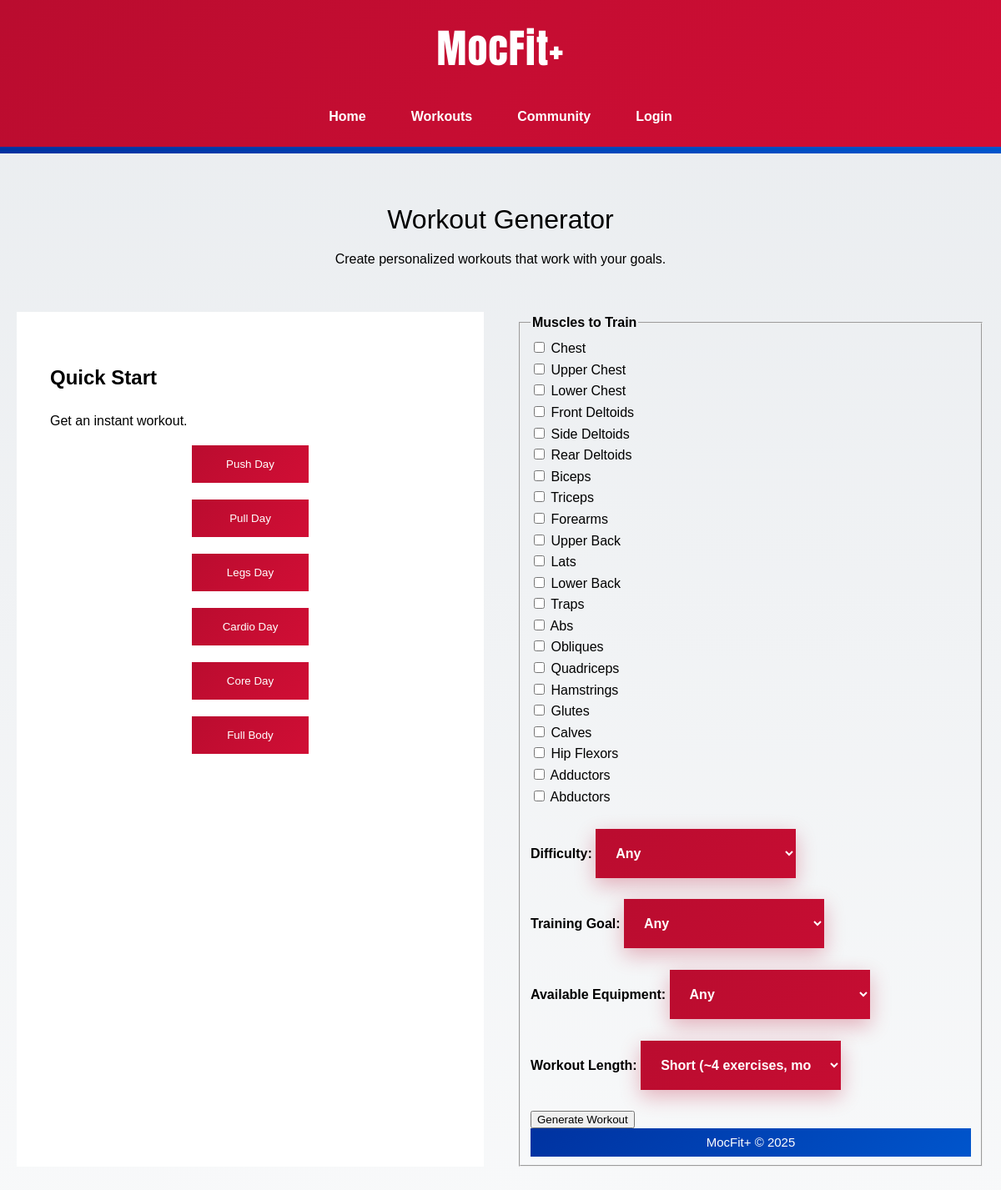
The page /workouts/ on the database its author committed.
### workouts/models.py (models this page shows, shortened)
class MuscleGroup(models.Model):
    name = models.CharField(max_length = 50, unique = True)

### workouts/views.py (the view)
# urls.py: path("", views.workout_generator_page, name = "workout_generator_page"),
def workout_generator_page(request):
    categories = MuscleGroupCategory.objects.all()
    goals = Goal.objects.all()
    equipment = Equipment.objects.all()
    muscles = MuscleGroup.objects.all()
    context = {"categories": categories, "goals": goals, "equipment": equipment, "muscles": muscles}
    return render(request, "workouts/workout_generator_page.html", context)

### workouts/templates/workouts/workout_generator_page.html (shortened to what this page needs)
<html lang="en">
<head>
      {% load static %}
    <link rel="stylesheet" href="{% static '/workouts/style.css' %}">
</head>
<body>
  <nav class="navbar">
        <div class="container">
            <div class="navbar-header"><a href="">MocFit+</a></div>
            <ul class="navbar-links">
                <li class="item"><a href="/">Home</a></li>
                <li class="item"><a href="/workouts/">Workouts</a></li>
                <li class="item"><a href="/community">Community</a></li>
                <li class="item"><a href="/accounts/">Login</a></li>
            </ul>
        </div>
    </nav>
    <div class="sm-container-blue"></div>
      <div class="page-container">
<div class="page-header">
    <h1>Workout Generator</h1>
    <p>Create personalized workouts that work with your goals.</p>
</div>
     <div class="generator-grid">
        <div class="generator-card">
            <h2>Quick Start</h2>
            <p>Get an instant workout.</p>
                <form method="post" action="/workout_generator/">
                    <div class="generator-buttons">
                        <button type="submit" name="category" value="Push" class="generator-btn">Push Day</button>
                        <button type="submit" name="category" value="Pull" class="generator-btn">Pull Day</button>
                        <button type="submit" name="category" value="Legs" class="generator-btn">Legs Day</button>
                        <button type="submit" name="category" value="Cardio" class="generator-btn">Cardio Day</button>
                        <button type="submit" name="category" value="Core" class="generator-btn">Core Day</button>
                        <button type="submit" name="category" value="Full Body" class="generator-btn">Full Body</button>
                    </div>
                </form>
        </div>
    <fieldset>
        <legend><b>Muscles to Train</b></legend>
        {% for m in muscles %}
            <label>
                <input type="checkbox" name="muscles" value="{{ m.name }}">
                {{ m.name }}
            </label><br>
        {% endfor %}
        <br>
    <label for="difficulty"><b>Difficulty:</b></label>
    <select id="difficulty" name="difficulty">
        <option value="">Any</option>
    </select>
    <br><br>
    <label for="goal"><b>Training Goal:</b></label>
    <select id="goal" name="goal">
        <option value="">Any</option>
    </select>
    <br><br>
    <label for="equipment"><b>Available Equipment:</b></label>
    <select id="equipment" name="equipment">
        <option value="">Any</option>
    </select>
    <br><br>
    <label for="length"><b>Workout Length:</b></label>
    <select id="length" name="length">
        <option value="short">Short (~4 exercises, mostly compound)</option>
    </select>
    <br><br>
      <button type="submit">Generate Workout</button>
    <footer>
        <p>MocFit+ © 2025</p>
    </footer>
</body>
</html>

### workouts/static/workouts/style.css (style rules this page uses)
body { font-family: Verdana, Geneva, Tahoma, sans-serif; margin: 0px; padding: 0px; line-height: 1.6; background: linear-gradient(1deg, #f8f9fa 0%, #e9ecef 100%); }
h1 { font-size: 2rem; font-weight: normal; margin: 0px; padding: 20px 0 0 0; line-height: 1.2; text-align:center; color:black; }
.navbar { background: linear-gradient(135deg, #ba0c2f, #d10e35); position: relative; top: 0; z-index: 100; height: 176px; }
.navbar .container { display: flex; flex-direction: column; justify-content: space-between; align-items: center; justify-content: center; padding: 20px 40px; }
.navbar .navbar-header { font-family: "Anton"; font-size: 3rem; letter-spacing: 1px; padding-bottom: 20px; }
.navbar a { text-decoration: none; color: white; }
.navbar-links a { position: relative; font-weight: bold; display: inline-block; padding: 10px 15px; text-decoration: none; color: white; transition: color 0.3s ease; z-index: 1; }
.navbar-links a::before { content: ""; position: absolute; top: 50%; left: 0; width: 100%; height: 0%; background: linear-gradient(135deg, #0032a0, #0055cc); z-index: -1; transform: translateY(-50%) scaleY(0); transform-origin: center; transition: transform 0.75s ease; }
.navbar ul { list-style-type: none; display: flex; align-items: center; margin: 0; gap: 1.5rem; padding: 0px !important; }
.navbar li { display: inline-block; font-family: Verdana, Geneva, Tahoma, sans-serif; font-size: 1rem; }
.sm-container-blue { height: 8px; background: linear-gradient(135deg, #0032a0, #0055cc); }
.page-container { max-width: 1200px; margin: 0 auto; padding: 40px 20px; }
.page-header { text-align: center; margin-bottom: 50px; }
.generator-grid { display:grid; grid-template-columns: repeat(auto-fit, minmax(500px, 1fr)); gap: 40px; margin-bottom: 40px; }
.generator-card { background: white; padding: 40px; }
.generator-buttons { display:grid; grid-template-columns: repeat(auto-fill, minmax(140px, 1fr)); gap:20px; }
.generator-btn { padding: 15px 20px; background: linear-gradient(135deg, #ba0c2f, #d10e35); color: white; border: none; }
form { display: flex; flex-direction: column; justify-content: center; align-items: center; }
select { padding: 20px; font-size: 1rem; background: linear-gradient(135deg, #ba0c2f, #d10e35); color: white; box-shadow: 0 8px 25px rgba(186, 12, 47, 0.3); font-family: Verdana, Geneva, Tahoma, sans-serif; font-weight: bold; transition: all 0.4s ease; background-size: 200% 200%; border: none; width: 240px; }
option { color: black; }
footer { background: linear-gradient(135deg, #0032a0, #0055cc); display: flex; justify-content: center; padding: 0; margin: 0; }
footer p { color: white !important; padding: 5px !important; margin: 0px; font-size: 15px; }

### rows shown on the page
MuscleGroup: name "Chest"
MuscleGroup: name "Upper Chest"
MuscleGroup: name "Lower Chest"
MuscleGroup: name "Front Deltoids"
MuscleGroup: name "Side Deltoids"
MuscleGroup: name "Rear Deltoids"
MuscleGroup: name "Biceps"
MuscleGroup: name "Triceps"
MuscleGroup: name "Forearms"
MuscleGroup: name "Upper Back"
MuscleGroup: name "Lats"
MuscleGroup: name "Lower Back"
MuscleGroup: name "Traps"
MuscleGroup: name "Abs"
MuscleGroup: name "Obliques"
MuscleGroup: name "Quadriceps"
MuscleGroup: name "Hamstrings"
MuscleGroup: name "Glutes"
MuscleGroup: name "Calves"
MuscleGroup: name "Hip Flexors"
MuscleGroup: name "Adductors"
MuscleGroup: name "Abductors"
